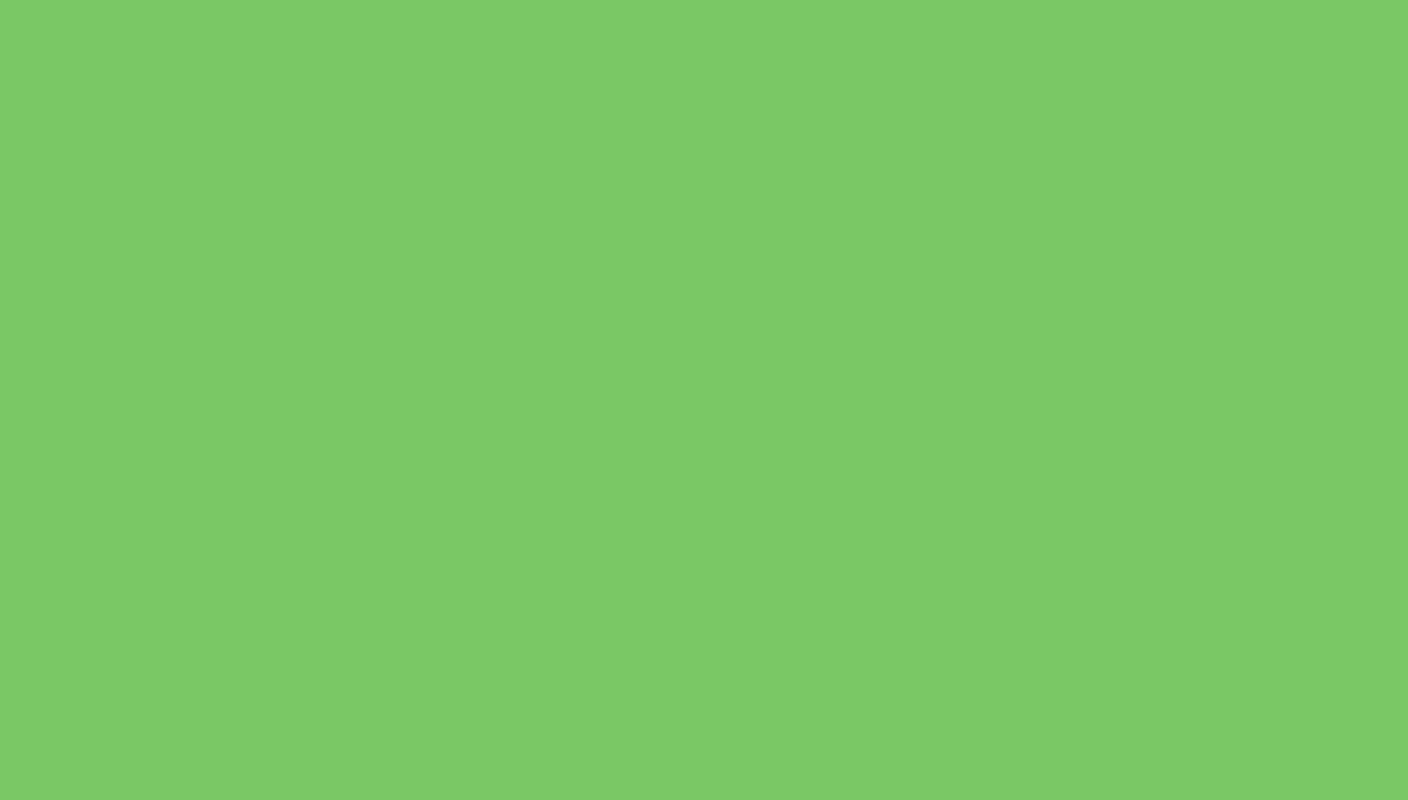

Below is a game level as drawn by its tile map, then a one-line description and the .tmx that defines it (tile-layer data replaced by summaries):
An orthogonal 88x50 tile map with 16x16 px tiles, 1 tile layer (图块层 1).

<map version="1.8" tiledversion="1.8.2" orientation="orthogonal" renderorder="right-down" width="88" height="50" tilewidth="16" tileheight="16" infinite="0" nextlayerid="2" nextobjectid="1">
 <tileset firstgid="1" name="Serene_Village_16x16" tilewidth="16" tileheight="16" tilecount="855" columns="19">
  <image source="../images/Serene_Village_16x16.png" width="304" height="720" />
 </tileset>
 <layer id="1" name="图块层 1" width="88" height="50">
  <data>[4400 cells, 4400 non-empty, 1 distinct tile ids]</data>
 </layer>
</map>
